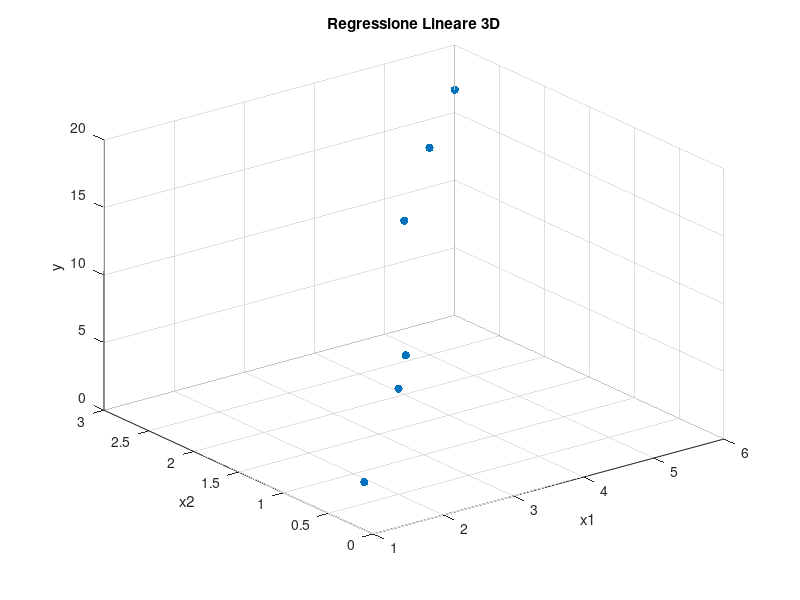

The MATLAB source for this figure: (Note: this script raises an error after producing the figure.)
% Dati dell'esercizio (aggiungo x2 come seconda variabile indipendente)
x1 = [1; 2; 3; 4; 5; 6];       % Prima variabile (come prima)
x2 = [0.1; 0.5; 1.2; 2.0; 2.5; 3.0]; % %%% NUOVA VARIABILE x2
y = [3.54; 7.83; 6.74; 12.86; 15.32; 16.69]; 

% Diagramma 3D (opzionale)
figure;
scatter3(x1, x2, y, 'filled');
xlabel('x1'); ylabel('x2'); zlabel('y');
title('Regressione Lineare 3D');

%%% CAMBIAMENTO - MATRICE PHI ORA HA 3 COLONNE (intercetta, x1, x2)
PHI = [ones(N,1), x1, x2]; % Forma: [1, x1, x2]
%%% FINE CAMBIAMENTO

% Stima coefficienti (stesso metodo)
theta_ls = PHI \ y;

% Predizioni
y_hat = PHI * theta_ls;

%%% CAMBIAMENTO - EQUAZIONE MODELLO (aggiunge x2)
fprintf('\nModello 3D stimato: y = %.4f + %.4f*x1 + %.4f*x2\n', theta_ls(1), theta_ls(2), theta_ls(3));
%%% FINE CAMBIAMENTO

% Metriche (stesso calcolo, ma su modello 3D)
err = y_hat - y;
Rsq = 1 - sum(err.^2)/sum((y - mean(y)).^2);
disp(['R-squared: ', num2str(Rsq)]);
